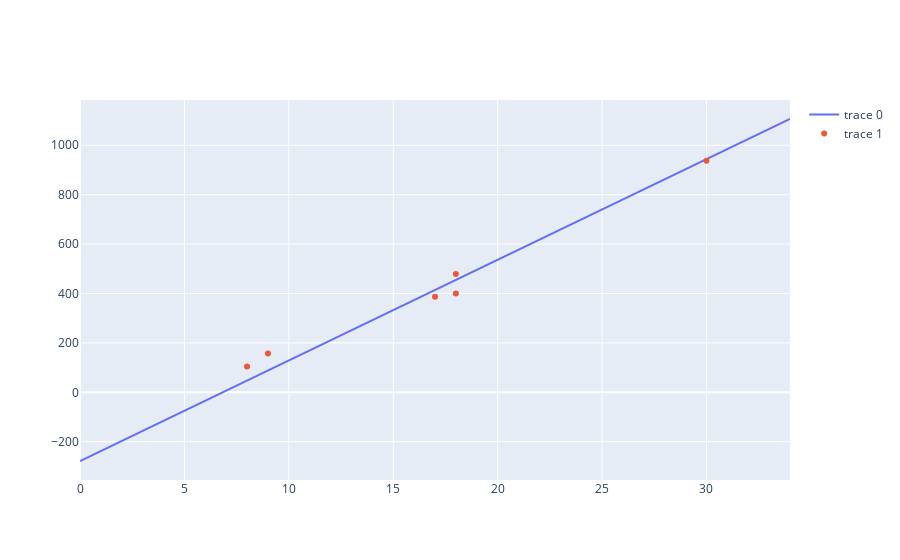

Notebook source saved alongside this figure:
### Code cell
from sklearn.linear_model import LinearRegression

dining_transactions = transaction_history[transaction_history["Category"]=="Shopping"]
df = dining_transactions[['Month', 'Debit Amount']].groupby('Month').agg(['mean', 'median', 'sum', 'count'])[:-1]
df.columns = df.columns.droplevel()


X = df[["count", "median", "mean"]]
y = df["sum"].values

model = LinearRegression()
model.fit(X, y)

count_pred = np.array(range(0, 35, 2))
median_pred = np.array(range(0, 20, 1))
mean_pred = np.array(range(0, 35, 2))
pred = list(zip(count_pred, median_pred, mean_pred))

predictions = model.predict(pred)
trace1 = go.Scatter(x=list(range(0, 35, 2)), y=model.predict(pred), mode="lines")
trace2 = go.Scatter(x=df["count"], y=df["sum"], mode="markers")

fig = make_subplots()
fig.add_trace(trace1)
fig.add_trace(trace2)

### Figure 1 — Plotly figure (JSON) as saved in the notebook; plotly's stock layout.template omitted (floating-point values rounded to 4 significant figures)
{"data": [{"mode": "lines", "type": "scatter", "x": [0, 2, 4, 6, 8, 10, 12, 14, 16, 18, 20, 22, 24, 26, 28, 30, 32, 34], "y": [-278.0, -196.6, -115.2, -33.72, 47.71, 129.1, 210.6, 292.0, 373.5, 454.9, 536.3, 617.8, 699.2, 780.6, 862.1, 943.5, 1025.0, 1106.0]}, {"mode": "markers", "type": "scatter", "x": [8, 9, 18, 17, 18, 30], "y": [104.9, 157.2, 400.5, 386.7, 478.7, 937.0]}], "layout": {"xaxis": {"anchor": "y", "domain": [0, 1]}, "yaxis": {"anchor": "x", "domain": [0, 1]}}}
